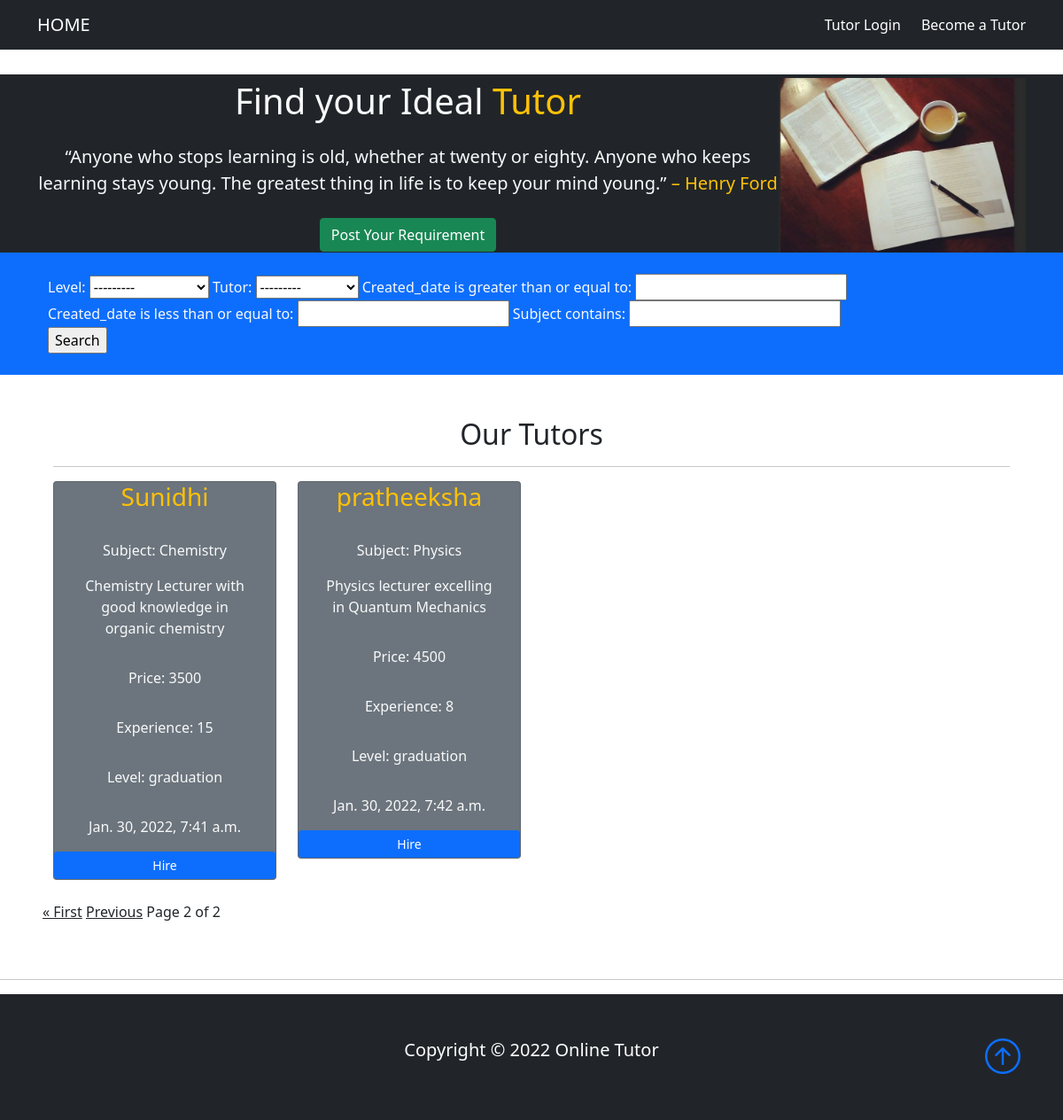
Screenshot of /?page=2 with the database file from the repository.
### hiring/models.py (models this page shows, shortened)
class TimestampModel(models.Model):
    created_Date = models.DateTimeField(("created_date"), auto_now_add=True)
    updated_Date = models.DateTimeField(("updated_date"), auto_now=True)
    class Meta:
        abstract=True #This model will not be used to create any database table

class TutorPost(TimestampModel):
    category=(
        ('lower primary','lower primary'),
        ('higher primary','higher primary'),
        ('high school','high school'),
        ('graduation','graduation'),
    )
    tutor = models.ForeignKey(Tutor, on_delete=models.CASCADE)
    subject=models.CharField(max_length=200,null=True)
    level= models.CharField(max_length=200,null=True, choices=category)
    description=models.CharField(max_length=2000,null=True)
    salary=models.IntegerField(null=True)
    experience=models.IntegerField(null=True)

class Tutor(TimestampModel):
    user=models.OneToOneField(User,null=True,on_delete=models.CASCADE)
    name=models.CharField(max_length=200,null=True)
    def __str__(self):
        return self.name

### hiring/views.py (the view)
# urls.py: path('',home,name='home'),
def home(request):
    if request.user.is_authenticated and not request.user.is_superuser:
        students=Students.objects.filter(tutor__name=request.user.username)
        context={
            'students':students,
        }
        return render(request,'tutor.html', context)
    else:
        tutorpost=TutorPost.objects.all()
        filtered_posts=tutorpostfilter(request.GET,
        tutorpost
        )
        context={
            'tutorpost':tutorpost,  'filtered_posts':filtered_posts,
        }
        paginated_filtered_posts=Paginator(filtered_posts.qs, 4)
        page_number=request.GET.get('page')
        post_page_obj=paginated_filtered_posts.get_page(page_number)
        context['post_page_obj']=post_page_obj
        return render(request,'student.html', context)

### hiring/templatetags/myapp_extras.py (called while the page is built)
@register.simple_tag
def my_url(value, field_name, urlencode = None):
    url = '?{}={}'.format(field_name, value)
    if urlencode:
        querystring = urlencode.split('&')
        filtered_querystring = filter(lambda p: p.split('=')[0]!=field_name, querystring)
        encoded_querystring = '&'.join(filtered_querystring)
        url = '{}&{}'.format(url, encoded_querystring)
    return url

### hiring/templates/student.html (shortened to what this page needs)
{% extends 'main.html' %} {% load static%} {% block content %}
{% load myapp_extras %}
<section class="bg-dark text-light p-5 p-lg-0 pt-lg-1 text-center">
  <div class="container">
    <div class="d-sm-flex align-items-center justify-content between">
      <div>
        <h1>Find your Ideal <span class="text-warning">Tutor</span></h1>
        <p class="lead my-4">
          “Anyone who stops learning is old, whether at twenty or eighty. Anyone
          who keeps learning stays young. The greatest thing in life is to keep
          your mind young.”
          <span class="text-warning">– Henry Ford</span>
        </p>
        <a class="user btn btn-success" href="{% url 'studentrequirement' %}"> Post Your Requirement</a></span
      </div>
      <img
        class="img-fluid w-25 d-none d-sm-block"
        src="static/images/photo13.JPG"
        alt=""
      />
    </div>
  </div>
</section>
<section class="bg-primary text-light p-4">
  <div class="row">
    <div class="col">
      <form method="get">
        <div class="container"
        {{ filtered_posts.form.as_table}}
      </div>
      <div class="container">
        <input type="submit" value="Search" />
        </div>
      </form>
</section>
<section class="p-5 bg-white">
  <div class="container">
    <h2 class="text-center text-dark">Our Tutors</h2>
    <hr>
    <div class="row g-4">
      {% for c in post_page_obj %}
      <div class="col-md-6 col-lg-3">
        <div class="card bg-secondary">
          <h3 class="card-title text-center mb-3"><span class="text-warning">{{c.tutor}}</span></h3>
          <div class="card-body text-center text-light">Subject: {{c.subject}}</div>
          <div class="container">
            <p class="card-bady text-center text-light ">{{c.description}}</p>
          </div>
          <div class="card-body text-center text-light">Price: {{c.salary}}</div>
          <div class="card-body text-center text-light">Experience: {{c.experience}}</div>
          <div class="card-body text-center text-light">Level: {{c.level}}</div>
          <div class="card-body text-center text-light">{{c.created_Date}}</div>
          <a href="{% url 'apply' %}" class="btn btn-primary btn-sm" type="submit"
            >Hire</a
          >
        </div>
      </div>
      {% endfor %}
      <div class="pagination">
        <span class="step-links">
          {% if post_page_obj.has_previous %}
             <a href="{% my_url 1 'page' request.GET.urlencode %}" class="text-dark">&laquo; First</a>
             <a href="{% my_url post_page_obj.previous_page_number 'page' request.GET.urlencode %}" class="text-dark">Previous</a>
          {% endif %}
             <span>
               Page {{post_page_obj.number}} of {{post_page_obj.paginator.num_pages}}
             </span>
        </span>
      </div>
      </div>
    </section>
    <hr>
  {% include 'footer.html' %} {% endblock %}

### hiring/static/styles.css (style rules this page uses)
body::before { display: block; content: ""; height: 60px; }

### hiring/templates/navbar.html (style rules this page uses)
.user { color: white; text-decoration: none; }

### rows the page displays
TutorPost: tutor "Sunidhi", subject "Chemistry", description "Chemistry Lecturer with good knowledge in organic chemistry", salary "3500", experience "15", level "graduation", created_Date "Jan. 30, 2022, 7:41 a.m."
TutorPost: tutor "pratheeksha", subject "Physics", description "Physics lecturer excelling in Quantum Mechanics", salary "4500", experience "8", level "graduation", created_Date "Jan. 30, 2022, 7:42 a.m."

### other values shown
{{ post_page_obj.number }} "2"
{{ post_page_obj.paginator.num_pages }} "2"
